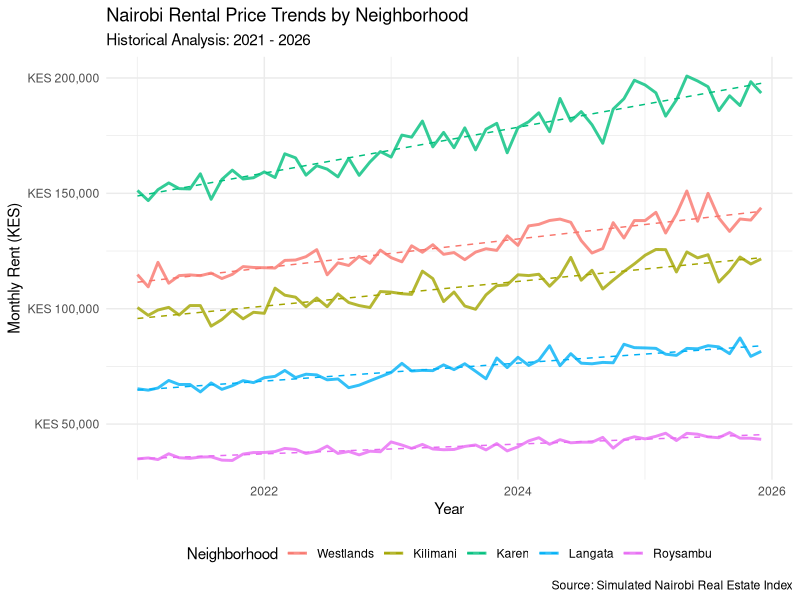
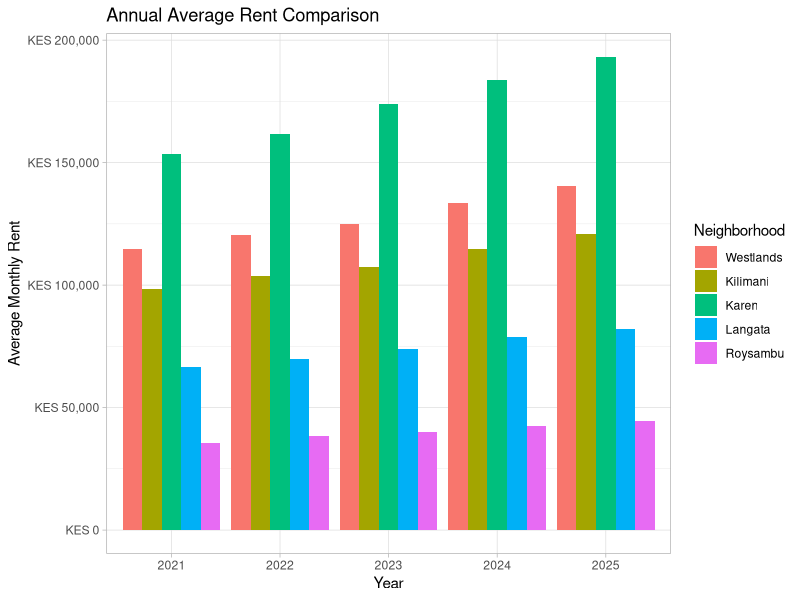

Write the R code that produced these figures, in order. (Note: this script raises an error after producing the figures.)
library(tidyverse)
library(lubridate)
library(scales)
library(broom)

# Set seed for reproducibility
set.seed(20260624)

# 1. Synthetic Data Generation
# Simulating Nairobi rental data for 5 major neighborhoods over 5 years (60 months)
neighborhoods <- c("Westlands", "Kilimani", "Karen", "Langata", "Roysambu")
start_date <- as.Date("2021-01-01")
months_seq <- seq(start_date, by = "month", length.out = 60)

df_raw <- expand.grid(Date = months_seq, Neighborhood = neighborhoods) %>%
  mutate(
    # Baseline prices (KES)
    base_price = case_when(
      Neighborhood == "Karen" ~ 150000,
      Neighborhood == "Westlands" ~ 110000,
      Neighborhood == "Kilimani" ~ 95000,
      Neighborhood == "Langata" ~ 65000,
      Neighborhood == "Roysambu" ~ 35000,
      TRUE ~ 50000
    ),
    # Add a general market trend (3-5% annual growth) + seasonal noise + random error
    month_index = as.numeric(difftime(Date, start_date, units = "days")) / 30,
    trend = 1 + (month_index * 0.005), # Roughly 6% annual increase
    seasonal = 1 + (0.02 * sin(month_index * pi / 6)),
    noise = rnorm(n(), mean = 1, sd = 0.03),
    Price = base_price * trend * seasonal * noise
  )

# 2. Data Cleaning and Feature Engineering
rent_data <- df_raw %>%
  mutate(
    Year = year(Date),
    Month = month(Date, label = TRUE)
  ) %>%
  select(Date, Year, Month, Neighborhood, Price) %>%
  arrange(Date, Neighborhood)

# 3. Exploratory Data Analysis
summary_stats <- rent_data %>%
  group_by(Neighborhood) %>%
  summarize(
    Mean_Rent = mean(Price),
    Median_Rent = median(Price),
    Min_Rent = min(Price),
    Max_Rent = max(Price),
    Growth_Total_Pct = (last(Price) - first(Price)) / first(Price) * 100
  )

print("--- Nairobi Rental Summary Statistics (2021-2026) ---")
print(summary_stats)

# 4. Visualization: Price Trends Over Time
trend_plot <- ggplot(rent_data, aes(x = Date, y = Price, color = Neighborhood)) +
  geom_line(size = 1, alpha = 0.8) +
  geom_smooth(method = "lm", linetype = "dashed", size = 0.5, se = FALSE) +
  scale_y_continuous(labels = label_comma(prefix = "KES ")) +
  labs(
    title = "Nairobi Rental Price Trends by Neighborhood",
    subtitle = "Historical Analysis: 2021 - 2026",
    x = "Year",
    y = "Monthly Rent (KES)",
    caption = "Source: Simulated Nairobi Real Estate Index"
  ) +
  theme_minimal() +
  theme(legend.position = "bottom")

ggsave("nairobi_rent_trends.png", plot = trend_plot, width = 10, height = 6)

# 5. Comparative Analysis: Annual Average Rent
annual_plot <- rent_data %>%
  group_by(Year, Neighborhood) %>%
  summarize(Avg_Price = mean(Price), .groups = 'drop') %>%
  ggplot(aes(x = factor(Year), y = Avg_Price, fill = Neighborhood)) +
  geom_bar(stat = "identity", position = "dodge") +
  scale_y_continuous(labels = label_comma(prefix = "KES ")) +
  labs(
    title = "Annual Average Rent Comparison",
    x = "Year",
    y = "Average Monthly Rent",
    fill = "Neighborhood"
  ) +
  theme_light()

ggsave("annual_comparison.png", plot = annual_plot, width = 10, height = 6)

# 6. Statistical Modeling: Growth Rates
models <- rent_data %>%
  group_by(Neighborhood) %>%
  do(model = lm(Price ~ month_index, data = df_raw[df_raw$Neighborhood == .$Neighborhood[1], ])) %>%
  tidy(model)

cat("\n--- Linear Growth Coefficients by Neighborhood ---\n")
print(models %>% filter(term == "month_index") %>% select(Neighborhood, estimate, p.value))

cat("\nAnalysis Complete. Plots saved as nairobi_rent_trends.png and annual_comparison.png.\n")
